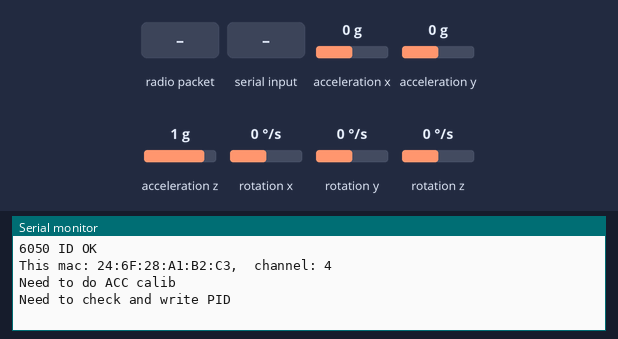
The sketch below on a simulated ESP8266 (NodeMCU). Shown: the last lines printed to the serial monitor. Wiring (inferred from the names in the program): MPU-6050 motion sensor at I2C address 0x68. Inputs (shaded band) come from the test bench; at power-on: acceleration x 0 g, acceleration y 0 g, acceleration z 1 g, rotation x 0 °/s, rotation y 0 °/s, rotation z 0 °/s. EEPROM starts erased.

Above: at 5.3 s.
5.4 s: radio packet "i" arrives
At 6.4 s:
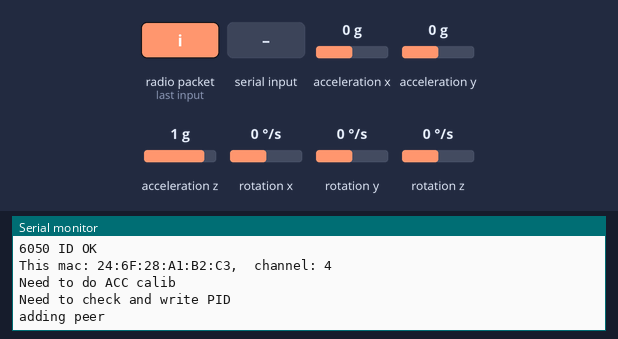
6.9 s: "i\n" received over Serial
At 8.1 s:
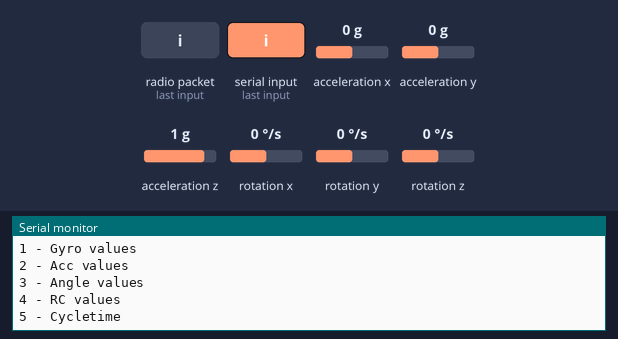
8.4 s: "90,45\n" received over Serial
At 9.1 s:
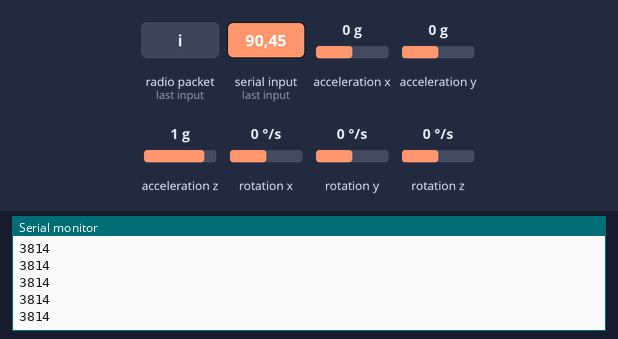
9.9 s: radio packet "d" arrives
11.4 s: "30,150\n" received over Serial
At 12.2 s:
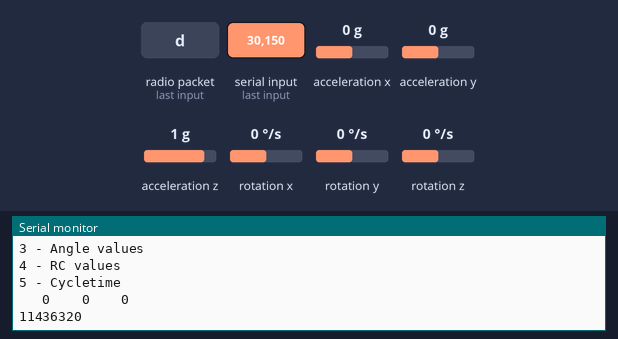
12.9 s: "A90\n" received over Serial
At 14.7 s:
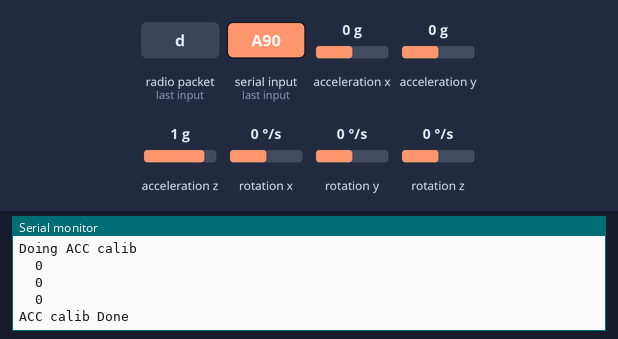
Timing chart, 0 to 16.2 s (numbered marks = the images above; inputs shaded):
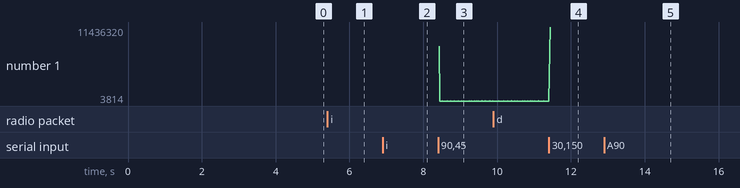

The sketch:

EspCopter.ino
```cpp
#include <ESP8266WiFi.h>
#include <Wire.h>
#include <EEPROM.h>

extern "C" {
  #include <espnow.h>
}

#include "RC.h"

#define WIFI_CHANNEL 4
//#define PWMOUT  // normal esc, uncomment for serial esc
//#define HMC5883
#define CALSTEPS 256 // gyro and acc calibration steps

extern int16_t accZero[3];
extern float yawRate;
extern float rollPitchRate;
extern float P_PID;
extern float I_PID;
extern float D_PID;
extern float P_Level_PID;
extern float I_Level_PID;
extern float D_Level_PID;

volatile boolean recv;
volatile int peernum = 0;

void recv_cb(u8 *macaddr, u8 *data, u8 len)
{
  recv = true;
  //Serial.print("recv_cb ");
  //Serial.println(len);
  if (len == RCdataSize)
  {
    for (int i=0;i<RCdataSize;i++) RCdata.data[i] = data[i];
  }
  if (!esp_now_is_peer_exist(macaddr))
  {
    Serial.println("adding peer ");
    esp_now_add_peer(macaddr, ESP_NOW_ROLE_COMBO, WIFI_CHANNEL, NULL, 0);
    peernum++;
  }
};

#define ACCRESO 4096
#define CYCLETIME 3
#define MINTHROTTLE 1090
#define MIDRUD 1495
#define THRCORR 19

enum ang { ROLL,PITCH,YAW };

static int16_t gyroADC[3];
static int16_t accADC[3];
static int16_t gyroData[3];
static float anglerad[3]    = {0.0,0.0,0.0};
static float angle[3]    = {0.0,0.0,0.0};
extern int calibratingA;

#ifdef flysky
  #define ROL 0
  #define PIT 1
  #define THR 2
  #define RUD 3
#else
  //orangerx
  #define ROL 1
  #define PIT 2
  #define THR 0
  #define RUD 3
#endif
#define AU1 4
#define AU2 5

static int16_t rcCommand[] = {0,0,0};

#define GYRO     0
#define STABI    1
#define RTH      2
static int8_t flightmode;
static int8_t oldflightmode;

boolean armed = false;
uint8_t armct = 0;
int debugvalue = 0;

void setup()
{
  Serial.begin(115200); Serial.println();

  delay(3000); // give it some time to stop shaking after battery plugin
  MPU6050_init();
  MPU6050_readId(); // must be 0x68, 104dec

  #if defined(HMC5883)
  Mag_init();
  #endif

  WiFi.mode(WIFI_STA); // Station mode for esp-now
  WiFi.disconnect();

  Serial.printf("This mac: %s, ", WiFi.macAddress().c_str());
  Serial.printf(" channel: %i\n", WIFI_CHANNEL);

  if (esp_now_init() != 0) Serial.println("*** ESP_Now init failed");

  esp_now_set_self_role(ESP_NOW_ROLE_CONTROLLER);

  esp_now_register_recv_cb(recv_cb);
  //esp_now_register_send_cb(send_cb);

  EEPROM.begin(64);
  if (EEPROM.read(63) != 0x55) Serial.println("Need to do ACC calib");
  else ACC_Read(); // eeprom is initialized
  if (EEPROM.read(62) != 0xAA) Serial.println("Need to check and write PID");
  else PID_Read(); // eeprom is initialized

  delay(1000);
  initServo();
}

uint32_t rxt; // receive time, used for falisave

void loop()
{
  uint32_t now,mnow,diff;
  now = millis(); // actual time
  if (debugvalue == 5) mnow = micros();

  if (recv)
  {
    recv = false;
    buf_to_rc();

    if (debugvalue == 4) Serial.printf("%4d %4d %4d %4d \n", rcValue[0], rcValue[1], rcValue[2], rcValue[3]);

    if      (rcValue[AU1] < 1300) flightmode = GYRO;
    else if (rcValue[AU1] > 1700) flightmode = RTH;
    else                          flightmode = STABI;
    if (oldflightmode != flightmode)
    {
      // add code for cleaning up modeswitch
      zeroGyroAccI();
      oldflightmode = flightmode;
    }

    if (armed)
    {
      rcValue[THR]    -= THRCORR;
      rcCommand[ROLL]  = rcValue[ROL] - MIDRUD;
      rcCommand[PITCH] = rcValue[PIT] - MIDRUD;
      rcCommand[YAW]   = rcValue[RUD] - MIDRUD;
    }
    else
    {
      if (rcValue[THR] < MINTHROTTLE) armct++;
      if (armct >= 25) armed = true;
    }

    if (debugvalue == 5) Serial.printf("RC input ms: %d\n",now - rxt);
    rxt = millis();

    if (peernum > 0)
    {
      //esp_now_send(NULL, (u8*)hello, sizeof(hello)); // NULL means send to all peers
    }
  }

  Gyro_getADC();

  ACC_getADC();

  getEstimatedAttitude();

  pid();

  mix();

  writeServo();

  // Failsave part
  if (now > rxt+90)
  {
    rcValue[THR] = MINTHROTTLE;
    if (debugvalue == 5) Serial.printf("RC Failsafe after %d \n",now-rxt);
    rxt = now;
  }

  // parser part
  if (Serial.available())
  {
    char ch = Serial.read();
    // Perform ACC calibration
    if (ch == 10) Serial.println();
    else if (ch == 'A')
    {
      Serial.println("Doing ACC calib");
      calibratingA = CALSTEPS;
      while (calibratingA != 0)
      {
        delay(CYCLETIME);
        ACC_getADC();
      }
      ACC_Store();
      Serial.println("ACC calib Done");
    }
    else if (ch == 'R')
    {
      Serial.print("Act Rate : ");
      Serial.print(yawRate); Serial.print("  ");
      Serial.print(rollPitchRate); Serial.println();
      Serial.println("Act PID :");
      Serial.print(P_PID); Serial.print("  ");
      Serial.print(I_PID); Serial.print("  ");
      Serial.print(D_PID); Serial.println();
      Serial.print(P_Level_PID); Serial.print("  ");
      Serial.print(I_Level_PID); Serial.print("  ");
      Serial.print(D_Level_PID); Serial.println();
    }
    else if (ch == 'D')
    {
      Serial.println("Loading default PID");
      yawRate = 6.0;
      rollPitchRate = 5.0;
      P_PID = 0.15;    // P8
      I_PID = 0.00;    // I8
      D_PID = 0.08;
      P_Level_PID = 0.35;   // P8
      I_Level_PID = 0.00;   // I8
      D_Level_PID = 0.10;
      PID_Store();
    }
    else if (ch == 'W')
    {
      char ch = Serial.read();
      int n = Serial.available();
      if (n == 3)
      {
        n = readsernum();
        if      (ch == 'p') { P_PID       = float(n) * 0.01 + 0.004; Serial.print("pid P ");       Serial.print(P_PID); }
        else if (ch == 'i') { I_PID       = float(n) * 0.01 + 0.004; Serial.print("pid I ");       Serial.print(I_PID); }
        else if (ch == 'd') { D_PID       = float(n) * 0.01 + 0.004; Serial.print("pid D ");       Serial.print(D_PID); }
        else if (ch == 'P') { P_Level_PID = float(n) * 0.01 + 0.004; Serial.print("pid Level P "); Serial.print(P_Level_PID); }
        else if (ch == 'I') { I_Level_PID = float(n) * 0.01 + 0.004; Serial.print("pid Level I "); Serial.print(I_Level_PID); }
        else if (ch == 'D') { D_Level_PID = float(n) * 0.01 + 0.004; Serial.print("pid Level D "); Serial.print(D_Level_PID); }
        else Serial.println("unknown command");
      }
      else if (ch == 'S') { PID_Store(); Serial.print("stored in EEPROM"); }
      else
      {
        Serial.println("Input format wrong");
        Serial.println("Wpxx, Wixx, Wdxx - write gyro PID, example: Wd13");
        Serial.println("WPxx, WIxx, WDxx - write level PID, example: WD21");
      }
    }
    else if (ch >= '0' && ch <='9') debugvalue = ch -'0';
    else
    {
      Serial.println("A - acc calib");
      Serial.println("D - write default PID");
      Serial.println("R - read actual PID");
      Serial.println("Wpxx, Wixx, Wdxx - write gyro PID");
      Serial.println("WPxx, WIxx, WDxx - write level PID");
      Serial.println("WS - Store PID in EEPROM");
      Serial.println("Display data:");
      Serial.println("0 - off");
      Serial.println("1 - Gyro values");
      Serial.println("2 - Acc values");
      Serial.println("3 - Angle values");
      Serial.println("4 - RC values");
      Serial.println("5 - Cycletime");
    }
  }

  if      (debugvalue == 1) Serial.printf("%4d %4d %4d \n", gyroADC[0], gyroADC[1], gyroADC[2]);
  else if (debugvalue == 2) Serial.printf("%5d %5d %5d \n", accADC[0], accADC[1], accADC[2]);
  else if (debugvalue == 3) Serial.printf("%3f %3f \n", angle[0], angle[1]);

  delay(CYCLETIME-1);

  if (debugvalue == 5)
  {
    diff = micros() - mnow;
    Serial.println(diff);
  }
}

int readsernum()
{
  int num;
  char numStr[3];
  numStr[0] = Serial.read();
  numStr[1] = Serial.read();
  return atol(numStr);
}
```

IMU.ino
```cpp
enum cart { X,Y,Z };

#define GYRO_SCALE ((1998 * PI)/(32767.0f * 180.0f * 1000.0f)) // MPU6050
#define F_GYRO_SCALE 0.001 * GYRO_SCALE // in usec

/* Set the Gyro Weight for Gyro/Acc complementary filter
   Increasing this value would reduce and delay Acc influence on the output of the filter*/
#define GYR_CMPF_FACTOR 90
#define INV_GYR_CMPF_FACTOR   (1.0f / (GYR_CMPF_FACTOR  + 1.0f))

typedef struct fp_vector
{
  float X,Y,Z;
} t_fp_vector_def;

typedef union
{
  float A[3];
  t_fp_vector_def V;
} t_fp_vector;


float InvSqrt (float x)
{
  union{
    int32_t i;
    float   f;
  } conv;
  conv.f = x;
  conv.i = 0x5f3759df - (conv.i >> 1);
  return 0.5f * conv.f * (3.0f - x * conv.f * conv.f);
}

// Rotate Estimated vector(s) with small angle approximation, according to the gyro data
void rotateV(struct fp_vector *v,float* delta)
{
  fp_vector v_tmp = *v;
  v->Z -= delta[ROLL]  * v_tmp.X + delta[PITCH] * v_tmp.Y;
  v->X += delta[ROLL]  * v_tmp.Z - delta[YAW]   * v_tmp.Y;
  v->Y += delta[PITCH] * v_tmp.Z + delta[YAW]   * v_tmp.X;
}

void normalizeV(struct fp_vector *vec)
{
    float length;
    length = sqrtf(vec->X * vec->X + vec->Y * vec->Y + vec->Z * vec->Z);
    if (length != 0)
    {
        vec->X /= length;
        vec->Y /= length;
        vec->Z /= length;
    }
}

static t_fp_vector EstG = { 0.0, 0.0, (float)ACCRESO }; // x,y,z
static t_fp_vector EstM = { 0.0, 1.0, 0.0 }; // x,y,z
static float accData[3]  = {0,0,0};

uint32_t  tnow;

void getEstimatedAttitude()
{
  uint8_t axis;
  float deltaGyroAngle[3];
  uint32_t  tdiff;
  float scale;

  tdiff = micros() - tnow;
  tnow = micros();
  scale = (float)tdiff * F_GYRO_SCALE;

  // Initialization
  for (axis = 0; axis < 3; axis++)
  {
    deltaGyroAngle[axis] = (float)gyroADC[axis] * scale;
    accData[axis]  = (float)accADC[axis];
    gyroData[axis] = gyroADC[axis];
  }

  // AZ, EL
  rotateV(&EstG.V,deltaGyroAngle);

  // Apply complimentary filter (Gyro drift correction)
  for (axis = 0; axis < 3; axis++) EstG.A[axis] = (EstG.A[axis] * GYR_CMPF_FACTOR + accData[axis]) * INV_GYR_CMPF_FACTOR;

  // Attitude of the estimated vector
  float sqGX_sqGZ = sq(EstG.V.X) + sq(EstG.V.Z);
  float invmagXZ  = InvSqrt(sqGX_sqGZ);
  anglerad[ROLL]  = atan2(EstG.V.X , EstG.V.Z);
  anglerad[PITCH] = atan2(EstG.V.Y , invmagXZ*sqGX_sqGZ);
  angle[ROLL]  = 572.95f * anglerad[ROLL];
  angle[PITCH] = 572.95f * anglerad[PITCH];

  // Yaw
  rotateV(&EstM.V, deltaGyroAngle);
  #if MAG
    for (axis = 0; axis < 3; axis++)
      EstM.A[axis]  += (imu.magADC[axis] - EstM.A[2*axis+1])<<(16-GYR_CMPFM_FACTOR);
  #else
    normalizeV(&EstM.V);
  #endif

  float invG = InvSqrt(sqGX_sqGZ + EstG.V.Y * EstG.V.Y);
  anglerad[YAW] = atan2(EstM.V.Z * EstG.V.X - EstM.V.X * EstG.V.Z,
                        (EstM.V.Y * sqGX_sqGZ - (EstM.V.X * EstG.V.X + EstM.V.Z * EstG.V.Z) * EstG.V.Y)*invG );
  angle[YAW] = 572.95f * anglerad[YAW];

}
```

MPU6050.ino
```cpp
#include <Wire.h>

#define MPU6050_ADDRESS 0x68
  #define SMPLRT_DIV 0
  #define DLPF_CFG   4

#define ACC_ORIENTATION(X, Y, Z)  {accADC[ROLL]  = -X; accADC[PITCH]  = -Y; accADC[YAW]  =  Z;}
#define GYRO_ORIENTATION(X, Y, Z) {gyroADC[ROLL] =  Y; gyroADC[PITCH] = -X; gyroADC[YAW] = -Z;}

void i2cRead(uint8_t Address, uint8_t Register, uint8_t Nbytes, uint8_t* Data)
{
  Wire.beginTransmission(Address);
  Wire.write(Register);
  Wire.endTransmission();

  Wire.requestFrom(Address, Nbytes);
  uint8_t index=0;
  while (Wire.available())
    Data[index++]=Wire.read();
}

void i2cWriteByte(uint8_t Address, uint8_t Register, uint8_t Data)
{
  Wire.beginTransmission(Address);
  Wire.write(Register);
  Wire.write(Data);
  Wire.endTransmission();
}

#define ADDRESS 0x03
int calibratingG = CALSTEPS;
int calibratingA = 0;
int16_t gyroZero[3] = {0,0,0};
int16_t accZero[3] = {0,0,0};

// ****************
// GYRO common part
// ****************
void GYRO_Common()
{
  static int32_t g[3];
  uint8_t axis, tilt=0;

  if (calibratingG>0)
  {
    for (axis = 0; axis < 3; axis++)
    {
      // Reset g[axis] at start of calibration
      if (calibratingG == CALSTEPS) g[axis]=0;
      // Sum up 512 readings
      g[axis] += gyroADC[axis];
      // Clear global variables for next reading
      gyroADC[axis]=0;
      gyroZero[axis]=0;
      if (calibratingG == 1)
      {
        if (g[axis]>=0) g[axis] += CALSTEPS/2;
        else            g[axis] -= CALSTEPS/2;
        gyroZero[axis] = g[axis]/CALSTEPS;
      }
    }
    calibratingG--;
  }

  for (axis = 0; axis < 3; axis++)
    gyroADC[axis] = gyroADC[axis] - gyroZero[axis];
}

// ****************
// ACC common part
// ****************

void ACC_Common()
{
  static int32_t a[3];

  if (calibratingA>0)
  {
    for (uint8_t axis = 0; axis < 3; axis++)
    {
      // Reset a[axis] at start of calibration
      if (calibratingA == CALSTEPS) a[axis]=0;
      // Sum up 512 readings
      a[axis] += accADC[axis];
      // Clear global variables for next reading
      accADC[axis]=0;
      accZero[axis]=0;
    }
    // Calculate average, shift Z down by acc_1G and store values in EEPROM at end of calibration
    if (calibratingA == 1)
    {
      if (a[0] >= 0) a[0] += CALSTEPS/2; else a[0] -= CALSTEPS/2;
      if (a[1] >= 0) a[1] += CALSTEPS/2; else a[1] -= CALSTEPS/2;
      if (a[2] >= 0) a[2] += CALSTEPS/2; else a[2] -= CALSTEPS/2;
      accZero[0] = a[0]/CALSTEPS;
      accZero[1] = a[1]/CALSTEPS;
      accZero[2] = a[2]/CALSTEPS - ACCRESO;
      Serial.print("  "); Serial.print(accZero[0]); Serial.println();
      Serial.print("  "); Serial.print(accZero[1]); Serial.println();
      Serial.print("  "); Serial.print(accZero[2]); Serial.println();
    }
    calibratingA--;
  }
  accADC[0] -=  accZero[0];
  accADC[1] -=  accZero[1];
  accADC[2] -=  accZero[2];
}

void Gyro_getADC ()
{
  uint8_t rawADC[6];
  i2cRead(MPU6050_ADDRESS, 0x43,6,rawADC);
  GYRO_ORIENTATION( ((rawADC[0]<<8) | rawADC[1]) ,
                    ((rawADC[2]<<8) | rawADC[3]) ,
                    ((rawADC[4]<<8) | rawADC[5]) );
  GYRO_Common();
}

void ACC_getADC ()
{
  uint8_t rawADC[6];
  i2cRead(MPU6050_ADDRESS, 0x3B,6,rawADC);
  ACC_ORIENTATION( ((rawADC[0]<<8) | rawADC[1]) ,
                   ((rawADC[2]<<8) | rawADC[3]) ,
                   ((rawADC[4]<<8) | rawADC[5]) );
  ACC_Common();
}

void MPU6050_readId()
{
  uint8_t id;
  i2cRead(MPU6050_ADDRESS, 0x75, 1, &id);
  if (id == 0x68) Serial.println("6050 ID OK");
  else Serial.println("6050 ID Failed");
}

void MPU6050_init()
{
  Wire.begin();
  Wire.setClock(400000);

  //Gyro_init
  i2cWriteByte(MPU6050_ADDRESS, 0x6B, 0x80);             //PWR_MGMT_1    -- DEVICE_RESET 1
  delay(50);

  i2cWriteByte(MPU6050_ADDRESS, 0x6B, 0x03);             //PWR_MGMT_1    -- SLEEP 0; CYCLE 0; TEMP_DIS 0; CLKSEL 3 (PLL with Z Gyro reference)
  i2cWriteByte(MPU6050_ADDRESS, 0x1A, DLPF_CFG);         //CONFIG        -- EXT_SYNC_SET 0 (disable input pin for data sync) ; default DLPF_CFG = 0 => ACC bandwidth = 260Hz  GYRO bandwidth = 256Hz)
  i2cWriteByte(MPU6050_ADDRESS, 0x1B, 0x18);             //GYRO_CONFIG   -- FS_SEL = 3: Full scale set to 2000 deg/sec
  delay(50);

  //ACC_init
  i2cWriteByte(MPU6050_ADDRESS, 0x1C, 0x10);             //ACCEL_CONFIG
  delay(50);
}
```

eprom.ino
```cpp
typedef union int16_ty
{
  int16_t d;
  byte    b[2];
};
typedef union float_ty
{
  float d;
  byte  b[4];
};

void write_int16(int pos, int16_t d)
{
  int16_ty loc;
  loc.d = d;
  EEPROM.write(pos++,loc.b[0]);
  EEPROM.write(pos++,loc.b[1]);
}
int16_t read_int16(int pos)
{
  int16_ty loc;
  loc.b[0] = EEPROM.read(pos++);
  loc.b[1] = EEPROM.read(pos++);
  return loc.d;
}

void write_float(int pos, float d)
{
  float_ty loc;
  loc.d = d;
  EEPROM.write(pos++,loc.b[0]);
  EEPROM.write(pos++,loc.b[1]);
  EEPROM.write(pos++,loc.b[2]);
  EEPROM.write(pos++,loc.b[3]);
}
float read_float(int pos)
{
  float_ty loc;
  loc.b[0] = EEPROM.read(pos++);
  loc.b[1] = EEPROM.read(pos++);
  loc.b[2] = EEPROM.read(pos++);
  loc.b[3] = EEPROM.read(pos++);
  return loc.d;
}

void ACC_Read()
{
  accZero[0] = read_int16(0);
  accZero[1] = read_int16(2);
  accZero[2] = read_int16(4);
}
void ACC_Store()
{
  write_int16(0, accZero[0]);
  write_int16(2, accZero[1]);
  write_int16(4, accZero[2]);
  EEPROM.write(63, 0x55);
  EEPROM.commit();
}

void PID_Read()
{
  yawRate       = read_float(10);
  rollPitchRate = read_float(14);
  P_PID         = read_float(18);
  I_PID         = read_float(22);
  D_PID         = read_float(26);
  P_Level_PID   = read_float(30);
  I_Level_PID   = read_float(34);
  D_Level_PID   = read_float(38);
}
void PID_Store()
{
  write_float(10,yawRate);
  write_float(14,rollPitchRate);
  write_float(18,P_PID);
  write_float(22,I_PID);
  write_float(26,D_PID);
  write_float(30,P_Level_PID);
  write_float(34,I_Level_PID);
  write_float(38,D_Level_PID);
  EEPROM.write(62, 0xAA);
  EEPROM.commit();
}
```

rc.h
```cpp
// Spec of RC data

#define CHANNELS 8
#define IN_PIN 2

typedef struct
{
  uint16_t Ch1     : 11;
  uint16_t Ch2     : 11;
  uint16_t Ch3     : 11;
  uint16_t Ch4     : 11;
  uint16_t Ch5     : 11;
  uint16_t Ch6     : 11;
  uint16_t Ch7     : 11;
  uint16_t Ch8     : 11;
  uint8_t spare    :  8;
}Payload;

#define RCdataSize 12

typedef union
{
  Payload chans;
  uint8_t data[RCdataSize];
} RCdataTY;

RCdataTY RCdata;

int16_t rcValue[CHANNELS];  // in us, center = 1500
uint8_t seqno;
```

Source omitted: pid.ino (3880 bytes), rc.ino (3052 bytes)

Measured:
- after the input at 5.4 s, the serial monitor: prints a new line at once (image 1)
- after the input at 6.9 s, the serial monitor: prints a new line at once (image 2)
- after the input at 8.4 s, the serial monitor: prints a new line at once (image 3)
- after the input at 11.4 s, the serial monitor: prints a new line at once (image 4)
- after the input at 12.9 s, the serial monitor: prints a new line at once (image 5)
- plotted number 1: 3946 → 11436320 after the input at 11.4 s
